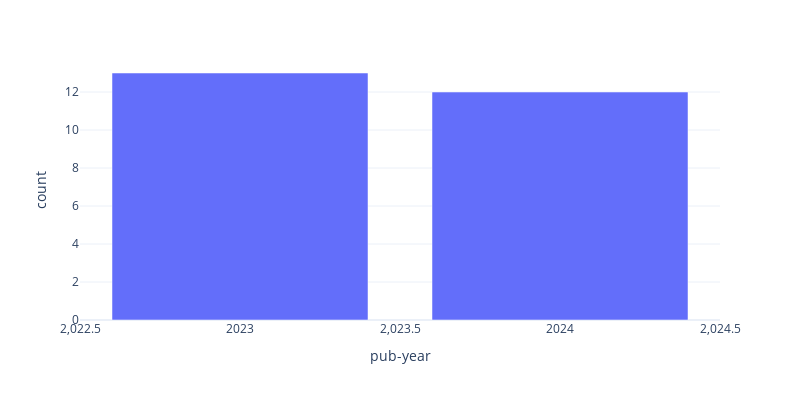

Notebook code cell kept with this figure:
### Code cell
fig = px.bar(
    year_counts, x="pub-year", y="count", width=800, height=400, template="plotly_white"
)

fig.show()

### Figure 1 — Plotly figure (JSON) as saved in the notebook; plotly's stock layout.template omitted (floating-point values rounded to 4 significant figures)
{"data": [{"alignmentgroup": "True", "hovertemplate": "pub-year=%{x}<br>count=%{y}<extra></extra>", "legendgroup": "", "marker": {"color": "#636efa", "pattern": {"shape": ""}}, "name": "", "offsetgroup": "", "orientation": "v", "showlegend": false, "textposition": "auto", "type": "bar", "x": [2023, 2024], "xaxis": "x", "y": [13, 12], "yaxis": "y"}], "layout": {"barmode": "relative", "height": 400, "legend": {"tracegroupgap": 0}, "margin": {"t": 60}, "width": 800, "xaxis": {"anchor": "y", "domain": [0, 1], "title": {"text": "pub-year"}}, "yaxis": {"anchor": "x", "domain": [0, 1], "title": {"text": "count"}}}}
